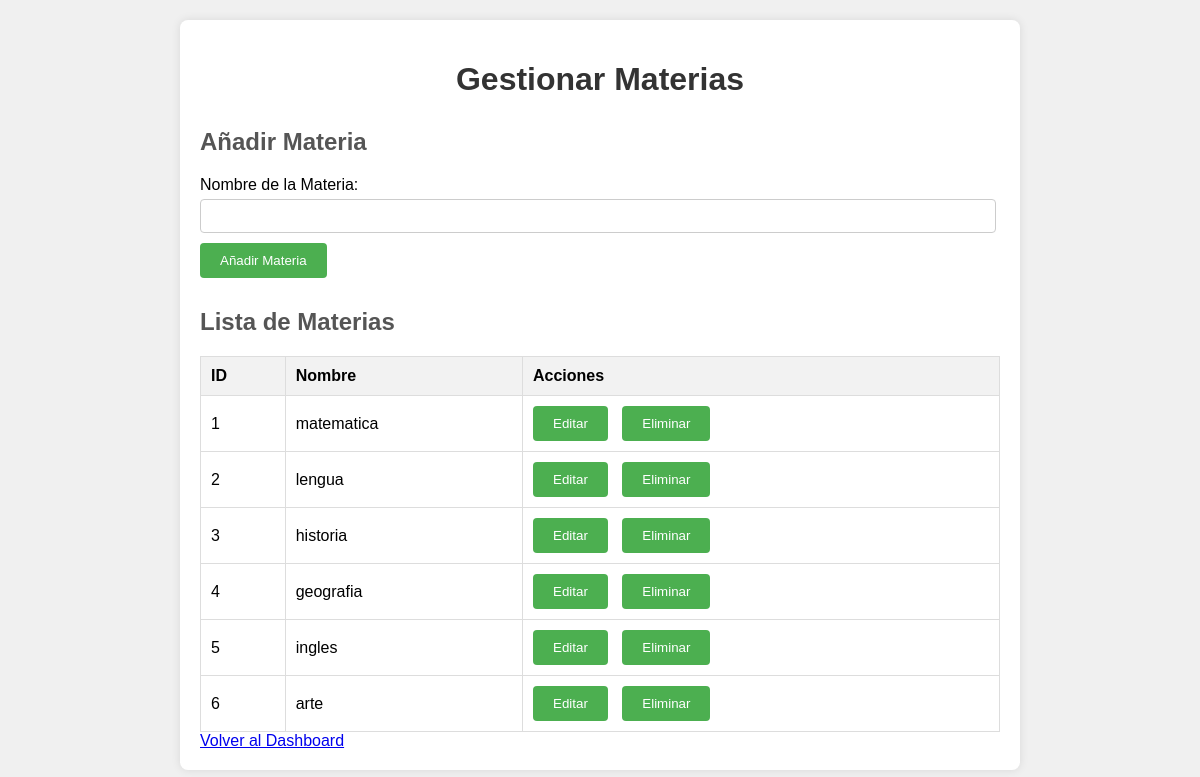
Page /subjects_dashboard.php (signed in) on the committed database.
### tables this page shows
CREATE TABLE `subjects` (
  `id` int(11) NOT NULL,
  `name` varchar(255) NOT NULL
);

### subjects_dashboard.php (the view, shortened to what this page needs)
<?php
include 'db.php';
$sql = "SELECT id, name FROM subjects";
$result = $conn->query($sql);
?>
<!DOCTYPE html>
<html lang="en">
<head>
</head>
<body>
    <div class="container">
        <h1>Gestionar Materias</h1>
        <h2>Añadir Materia</h2>
        <form method="POST" action="">
            <label for="name">Nombre de la Materia:</label>
            <input type="text" id="name" name="name" required>
            <button type="submit">Añadir Materia</button>
        </form>
        <h2>Lista de Materias</h2>
        <table>
            <tr>
                <th>ID</th>
                <th>Nombre</th>
                <th>Acciones</th>
            </tr>
            <?php
            if ($result->num_rows > 0) {
                while($row = $result->fetch_assoc()) {
                    echo "<tr>
                            <td>{$row['id']}</td>
                            <td>{$row['name']}</td>
                            <td>
                                <form method='POST' action='' style='display:inline;'>
                                    <input type='hidden' name='id' value='{$row['id']}'>
                                    <button type='button' onclick='editSubject({$row['id']}, \"{$row['name']}\")'>Editar</button>
                                    <button type='submit' name='delete_subject' value='1' onclick='return confirm(\"¿Estás seguro de eliminar esta materia?\")'>Eliminar</button>
                                </form>
                            </td>
                          </tr>";
                }
            } else {
                echo "<tr><td colspan='3'>No hay materias registradas</td></tr>";
            }
            ?>
        </table>
        <a href="admin_dashboard.php">Volver al Dashboard</a>
    </div>
</body>
</html>

### subjects_dashboard.php (style rules this page uses)
body { font-family: Arial, sans-serif; background-color: #f0f0f0; margin: 0; padding: 20px; }
.container { max-width: 800px; margin: 0 auto; background-color: #fff; padding: 20px; border-radius: 8px; box-shadow: 0 0 10px rgba(0, 0, 0, 0.1); }
h1 { text-align: center; color: #333; }
h2 { color: #555; margin-top: 30px; }
table { width: 100%; border-collapse: collapse; margin-top: 20px; }
table, th, td { border: 1px solid #ddd; padding: 10px; text-align: left; }
th { background-color: #f2f2f2; }
form { margin-top: 20px; }
label { display: block; margin-bottom: 5px; }
input[type="text"], input[type="password"] { width: calc(100% - 22px); padding: 8px; margin-bottom: 10px; border: 1px solid #ccc; border-radius: 4px; font-size: 14px; }
button { background-color: #4CAF50; color: white; padding: 10px 20px; border: none; border-radius: 4px; cursor: pointer; margin-right: 10px; }

### rows in the picture
subjects: id "1", name "matematica"
subjects: id "2", name "lengua"
subjects: id "3", name "historia"
subjects: id "4", name "geografia"
subjects: id "5", name "ingles"
subjects: id "6", name "arte"
